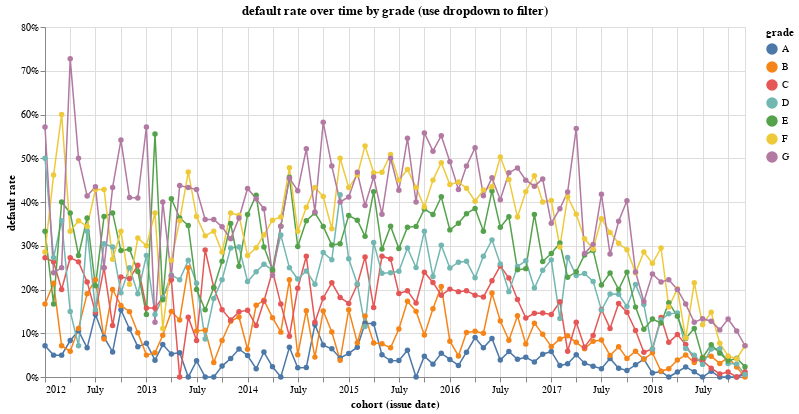

Notebook source saved alongside this figure:
### Markdown cell above
### 7.1 Default rate over time by grade — with brush + dropdown (RQ1 & RQ3)

This linked pair of charts shows default rate trends over monthly cohorts (top) and loan volume per grade for a brushed time window (bottom). Brushing the time axis on the top chart dynamically filters the bottom chart (**inter-plot interactivity**). A dropdown widget lets users isolate a single grade. This directly corresponds to the **Overview tab** in our dashboard sketch — the AUC time-series and loan volume views.

### Code cell
# aggregate default rate and loan count by cohort and grade
agg_cohort_grade = (
    df_clean
    .groupby(["cohort", "grade"], as_index=False)
    .agg(
        loan_count=("loan_amnt", "size"),
        default_rate=("default_flag", "mean")
    )
)

# dropdown widget for grade
grade_options = [None] + sorted(df_clean["grade"].dropna().unique())
grade_labels  = ["All"] + sorted(df_clean["grade"].dropna().unique())
grade_select  = alt.selection_point(
    fields=["grade"],
    bind=alt.binding_select(options=grade_options, labels=grade_labels, name="grade "),
)

viz1 = (
    alt.Chart(agg_cohort_grade)
    .mark_line(point=True, strokeWidth=1.5)
    .encode(
        x=alt.X("cohort:T", title="cohort (issue date)"),
        y=alt.Y("default_rate:Q", title="default rate",
                axis=alt.Axis(format=".0%")),
        color=alt.Color("grade:N", title="grade"),
        tooltip=[
            alt.Tooltip("cohort:T", title="cohort"),
            "grade:N",
            alt.Tooltip("loan_count:Q", title="loan count"),
            alt.Tooltip("default_rate:Q", title="default rate", format=".2%"),
        ],
    )
    .add_params(grade_select)
    .transform_filter(grade_select)
    .properties(
        width=700, height=350,
        title="default rate over time by grade (use dropdown to filter)"
    )
)

viz1

### Figure 1 — Vega-Lite specification as saved in the notebook (floating-point values rounded to 4 significant figures; data arrays with more than 128 entries replaced by an {"elided": "..."} marker saying what was removed)
{"config": {"view": {"continuousWidth": 300, "continuousHeight": 300}}, "data": {"name": "data-f574cf35cd52be523191ae962449a956"}, "mark": {"type": "line", "point": true, "strokeWidth": 1.5}, "encoding": {"color": {"field": "grade", "title": "grade", "type": "nominal"}, "tooltip": [{"field": "cohort", "title": "cohort", "type": "temporal"}, {"field": "grade", "type": "nominal"}, {"field": "loan_count", "title": "loan count", "type": "quantitative"}, {"field": "default_rate", "format": ".2%", "title": "default rate", "type": "quantitative"}], "x": {"field": "cohort", "title": "cohort (issue date)", "type": "temporal"}, "y": {"axis": {"format": ".0%"}, "field": "default_rate", "title": "default rate", "type": "quantitative"}}, "height": 350, "params": [{"name": "param_1", "select": {"type": "point", "fields": ["grade"]}, "bind": {"input": "select", "options": [null, "A", "B", "C", "D", "E", "F", "G"], "labels": ["All", "A", "B", "C", "D", "E", "F", "G"], "name": "grade "}}], "title": "default rate over time by grade (use dropdown to filter)", "transform": [{"filter": {"param": "param_1"}}], "width": 700, "$schema": "https://vega.github.io/schema/vega-lite/v5.20.1.json", "datasets": {"data-f574cf35cd52be523191ae962449a956": {"elided": "588 records"}}}
